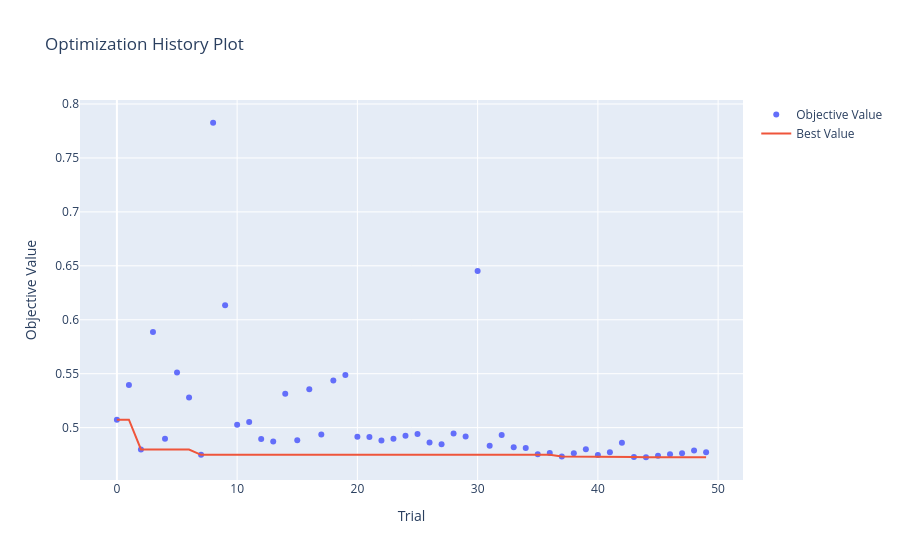
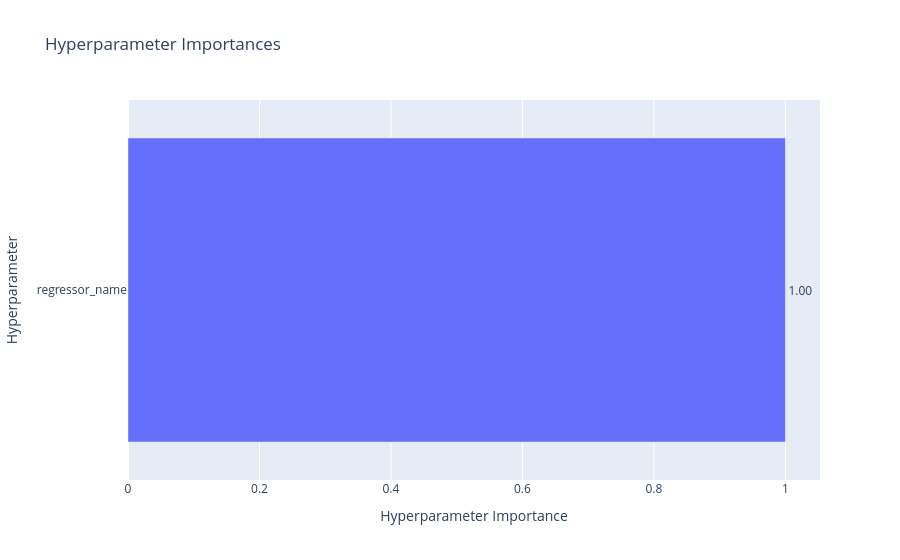

These figures' notebook cell, in order:
### Code cell
from optuna.visualization import plot_optimization_history, plot_param_importances

# 1. Check Convergence: Ensure the MAE curve flattened out nicely over the trials
plot_optimization_history(study).show()

# 2. Hyperparameter Importance: Find out exactly which parameter moved the needle most
plot_param_importances(study).show()

### Figure 1 — Plotly figure (JSON) as saved in the notebook; plotly's stock layout.template omitted (floating-point values rounded to 4 significant figures)
{"data": [{"mode": "markers", "name": "Objective Value", "type": "scatter", "x": [0, 1, 2, 3, 4, 5, 6, 7, 8, 9, 10, 11, 12, 13, 14, 15, 16, 17, 18, 19, 20, 21, 22, 23, 24, 25, 26, 27, 28, 29, 30, 31, 32, 33, 34, 35, 36, 37, 38, 39, 40, 41, 42, 43, 44, 45, 46, 47, 48, 49], "y": [0.5074, 0.5396, 0.4797, 0.5886, 0.4897, 0.5512, 0.528, 0.4748, 0.7826, 0.6135, 0.5026, 0.5053, 0.4894, 0.4873, 0.5314, 0.4884, 0.5355, 0.4937, 0.5438, 0.5488, 0.4915, 0.4913, 0.4881, 0.4897, 0.4926, 0.4941, 0.4863, 0.4845, 0.4947, 0.4918, 0.6451, 0.4833, 0.4931, 0.4817, 0.4812, 0.4753, 0.4765, 0.4733, 0.4763, 0.4801, 0.4747, 0.4773, 0.4861, 0.4727, 0.4725, 0.4739, 0.4753, 0.4764, 0.4787, 0.4772]}, {"mode": "lines", "name": "Best Value", "type": "scatter", "x": [0, 1, 2, 3, 4, 5, 6, 7, 8, 9, 10, 11, 12, 13, 14, 15, 16, 17, 18, 19, 20, 21, 22, 23, 24, 25, 26, 27, 28, 29, 30, 31, 32, 33, 34, 35, 36, 37, 38, 39, 40, 41, 42, 43, 44, 45, 46, 47, 48, 49], "y": [0.5074, 0.5074, 0.4797, 0.4797, 0.4797, 0.4797, 0.4797, 0.4748, 0.4748, 0.4748, 0.4748, 0.4748, 0.4748, 0.4748, 0.4748, 0.4748, 0.4748, 0.4748, 0.4748, 0.4748, 0.4748, 0.4748, 0.4748, 0.4748, 0.4748, 0.4748, 0.4748, 0.4748, 0.4748, 0.4748, 0.4748, 0.4748, 0.4748, 0.4748, 0.4748, 0.4748, 0.4748, 0.4733, 0.4733, 0.4733, 0.4733, 0.4733, 0.4733, 0.4727, 0.4725, 0.4725, 0.4725, 0.4725, 0.4725, 0.4725]}, {"marker": {"color": "#cccccc"}, "mode": "markers", "name": "Infeasible Trial", "showlegend": false, "type": "scatter", "x": [], "y": []}], "layout": {"title": {"text": "Optimization History Plot"}, "xaxis": {"title": {"text": "Trial"}}, "yaxis": {"title": {"text": "Objective Value"}}}}

### Figure 2 — Plotly figure (JSON) as saved in the notebook; plotly's stock layout.template omitted (floating-point values rounded to 4 significant figures)
{"data": [{"cliponaxis": false, "hovertemplate": ["regressor_name (CategoricalDistribution): 1.0<extra></extra>"], "name": "Objective Value", "orientation": "h", "text": ["1.00"], "textposition": "outside", "type": "bar", "x": [1], "y": ["regressor_name"]}], "layout": {"title": {"text": "Hyperparameter Importances"}, "xaxis": {"title": {"text": "Hyperparameter Importance"}}, "yaxis": {"title": {"text": "Hyperparameter"}}}}
